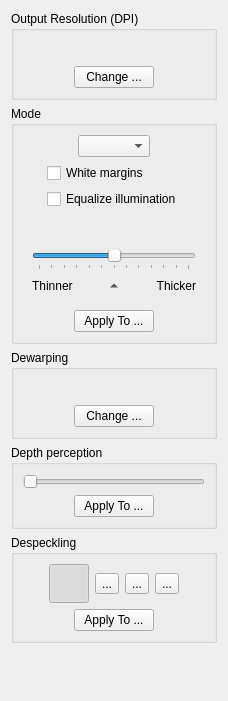
<?xml version="1.0" encoding="UTF-8"?>
<ui version="4.0">
 <class>OutputOptionsWidget</class>
 <widget class="QWidget" name="OutputOptionsWidget">
  <property name="geometry">
   <rect>
    <x>0</x>
    <y>0</y>
    <width>228</width>
    <height>701</height>
   </rect>
  </property>
  <property name="windowTitle">
   <string>Form</string>
  </property>
  <layout class="QVBoxLayout" name="verticalLayout_6">
   <item>
    <widget class="QGroupBox" name="dpiPanel">
     <property name="title">
      <string>Output Resolution (DPI)</string>
     </property>
     <layout class="QVBoxLayout" name="verticalLayout_2">
      <item>
       <layout class="QHBoxLayout" name="horizontalLayout_3">
        <item>
         <spacer name="horizontalSpacer_5">
          <property name="orientation">
           <enum>Qt::Horizontal</enum>
          </property>
          <property name="sizeHint" stdset="0">
           <size>
            <width>0</width>
            <height>20</height>
           </size>
          </property>
         </spacer>
        </item>
        <item>
         <widget class="QLabel" name="dpiLabel">
          <property name="text">
           <string/>
          </property>
         </widget>
        </item>
        <item>
         <spacer name="horizontalSpacer_6">
          <property name="orientation">
           <enum>Qt::Horizontal</enum>
          </property>
          <property name="sizeHint" stdset="0">
           <size>
            <width>0</width>
            <height>20</height>
           </size>
          </property>
         </spacer>
        </item>
       </layout>
      </item>
      <item>
       <layout class="QHBoxLayout" name="horizontalLayout_4">
        <item>
         <spacer name="horizontalSpacer_7">
          <property name="orientation">
           <enum>Qt::Horizontal</enum>
          </property>
          <property name="sizeHint" stdset="0">
           <size>
            <width>0</width>
            <height>20</height>
           </size>
          </property>
         </spacer>
        </item>
        <item>
         <widget class="QPushButton" name="changeDpiButton">
          <property name="text">
           <string>Change ...</string>
          </property>
         </widget>
        </item>
        <item>
         <spacer name="horizontalSpacer_8">
          <property name="orientation">
           <enum>Qt::Horizontal</enum>
          </property>
          <property name="sizeHint" stdset="0">
           <size>
            <width>0</width>
            <height>20</height>
           </size>
          </property>
         </spacer>
        </item>
       </layout>
      </item>
     </layout>
    </widget>
   </item>
   <item>
    <widget class="QGroupBox" name="modePanel">
     <property name="title">
      <string>Mode</string>
     </property>
     <property name="flat">
      <bool>false</bool>
     </property>
     <property name="checkable">
      <bool>false</bool>
     </property>
     <layout class="QVBoxLayout" name="verticalLayout_4">
      <item>
       <layout class="QHBoxLayout" name="horizontalLayout_2">
        <item>
         <spacer name="horizontalSpacer">
          <property name="orientation">
           <enum>Qt::Horizontal</enum>
          </property>
          <property name="sizeHint" stdset="0">
           <size>
            <width>0</width>
            <height>20</height>
           </size>
          </property>
         </spacer>
        </item>
        <item>
         <widget class="QComboBox" name="colorModeSelector"/>
        </item>
        <item>
         <spacer name="horizontalSpacer_2">
          <property name="orientation">
           <enum>Qt::Horizontal</enum>
          </property>
          <property name="sizeHint" stdset="0">
           <size>
            <width>0</width>
            <height>20</height>
           </size>
          </property>
         </spacer>
        </item>
       </layout>
      </item>
      <item>
       <widget class="QWidget" name="colorGrayscaleOptions" native="true">
        <layout class="QHBoxLayout" name="horizontalLayout_6">
         <property name="margin">
          <number>0</number>
         </property>
         <item>
          <spacer name="horizontalSpacer_13">
           <property name="orientation">
            <enum>Qt::Horizontal</enum>
           </property>
           <property name="sizeHint" stdset="0">
            <size>
             <width>13</width>
             <height>17</height>
            </size>
           </property>
          </spacer>
         </item>
         <item>
          <layout class="QVBoxLayout" name="verticalLayout_3">
           <item>
            <widget class="QCheckBox" name="whiteMarginsCB">
             <property name="text">
              <string>White margins</string>
             </property>
            </widget>
           </item>
           <item>
            <widget class="QCheckBox" name="equalizeIlluminationCB">
             <property name="text">
              <string>Equalize illumination</string>
             </property>
            </widget>
           </item>
          </layout>
         </item>
         <item>
          <spacer name="horizontalSpacer_14">
           <property name="orientation">
            <enum>Qt::Horizontal</enum>
           </property>
           <property name="sizeHint" stdset="0">
            <size>
             <width>13</width>
             <height>17</height>
            </size>
           </property>
          </spacer>
         </item>
        </layout>
       </widget>
      </item>
      <item>
       <widget class="QWidget" name="bwOptions" native="true">
        <layout class="QVBoxLayout" name="verticalLayout">
         <item>
          <layout class="QHBoxLayout" name="horizontalLayout_12">
           <item>
            <spacer name="horizontalSpacer_21">
             <property name="orientation">
              <enum>Qt::Horizontal</enum>
             </property>
             <property name="sizeHint" stdset="0">
              <size>
               <width>0</width>
               <height>20</height>
              </size>
             </property>
            </spacer>
           </item>
           <item>
            <widget class="QLabel" name="thresholLabel">
             <property name="text">
              <string/>
             </property>
            </widget>
           </item>
           <item>
            <spacer name="horizontalSpacer_22">
             <property name="orientation">
              <enum>Qt::Horizontal</enum>
             </property>
             <property name="sizeHint" stdset="0">
              <size>
               <width>0</width>
               <height>20</height>
              </size>
             </property>
            </spacer>
           </item>
          </layout>
         </item>
         <item>
          <widget class="QSlider" name="thresholdSlider">
           <property name="minimum">
            <number>-30</number>
           </property>
           <property name="maximum">
            <number>30</number>
           </property>
           <property name="pageStep">
            <number>5</number>
           </property>
           <property name="tracking">
            <bool>true</bool>
           </property>
           <property name="orientation">
            <enum>Qt::Horizontal</enum>
           </property>
           <property name="invertedAppearance">
            <bool>false</bool>
           </property>
           <property name="invertedControls">
            <bool>false</bool>
           </property>
           <property name="tickPosition">
            <enum>QSlider::TicksBelow</enum>
           </property>
          </widget>
         </item>
         <item>
          <layout class="QHBoxLayout" name="horizontalLayout_7">
           <property name="spacing">
            <number>0</number>
           </property>
           <item>
            <widget class="QLabel" name="lighterThresholdLink">
             <property name="text">
              <string>Thinner</string>
             </property>
            </widget>
           </item>
           <item>
            <widget class="QToolButton" name="neutralThresholdBtn">
             <property name="cursor">
              <cursorShape>PointingHandCursor</cursorShape>
             </property>
             <property name="text">
              <string/>
             </property>
             <property name="iconSize">
              <size>
               <width>12</width>
               <height>12</height>
              </size>
             </property>
             <property name="toolButtonStyle">
              <enum>Qt::ToolButtonIconOnly</enum>
             </property>
             <property name="autoRaise">
              <bool>true</bool>
             </property>
             <property name="arrowType">
              <enum>Qt::UpArrow</enum>
             </property>
            </widget>
           </item>
           <item>
            <widget class="QLabel" name="darkerThresholdLink">
             <property name="text">
              <string>Thicker</string>
             </property>
             <property name="alignment">
              <set>Qt::AlignRight|Qt::AlignTrailing|Qt::AlignVCenter</set>
             </property>
            </widget>
           </item>
          </layout>
         </item>
        </layout>
       </widget>
      </item>
      <item>
       <layout class="QHBoxLayout" name="horizontalLayout_5">
        <item>
         <spacer name="horizontalSpacer_9">
          <property name="orientation">
           <enum>Qt::Horizontal</enum>
          </property>
          <property name="sizeHint" stdset="0">
           <size>
            <width>0</width>
            <height>20</height>
           </size>
          </property>
         </spacer>
        </item>
        <item>
         <widget class="QPushButton" name="applyColorsButton">
          <property name="text">
           <string>Apply To ...</string>
          </property>
         </widget>
        </item>
        <item>
         <spacer name="horizontalSpacer_10">
          <property name="orientation">
           <enum>Qt::Horizontal</enum>
          </property>
          <property name="sizeHint" stdset="0">
           <size>
            <width>0</width>
            <height>20</height>
           </size>
          </property>
         </spacer>
        </item>
       </layout>
      </item>
     </layout>
    </widget>
   </item>
   <item>
    <widget class="QGroupBox" name="dewarpingPanel">
     <property name="title">
      <string>Dewarping</string>
     </property>
     <layout class="QVBoxLayout" name="verticalLayout_7">
      <item>
       <layout class="QHBoxLayout" name="horizontalLayout_11">
        <item>
         <spacer name="horizontalSpacer_19">
          <property name="orientation">
           <enum>Qt::Horizontal</enum>
          </property>
          <property name="sizeHint" stdset="0">
           <size>
            <width>0</width>
            <height>20</height>
           </size>
          </property>
         </spacer>
        </item>
        <item>
         <widget class="QLabel" name="dewarpingStatusLabel">
          <property name="text">
           <string/>
          </property>
         </widget>
        </item>
        <item>
         <spacer name="horizontalSpacer_20">
          <property name="orientation">
           <enum>Qt::Horizontal</enum>
          </property>
          <property name="sizeHint" stdset="0">
           <size>
            <width>0</width>
            <height>20</height>
           </size>
          </property>
         </spacer>
        </item>
       </layout>
      </item>
      <item>
       <layout class="QHBoxLayout" name="horizontalLayout_8">
        <item>
         <spacer name="horizontalSpacer_17">
          <property name="orientation">
           <enum>Qt::Horizontal</enum>
          </property>
          <property name="sizeHint" stdset="0">
           <size>
            <width>40</width>
            <height>20</height>
           </size>
          </property>
         </spacer>
        </item>
        <item>
         <widget class="QPushButton" name="changeDewarpingButton">
          <property name="text">
           <string>Change ...</string>
          </property>
         </widget>
        </item>
        <item>
         <spacer name="horizontalSpacer_18">
          <property name="orientation">
           <enum>Qt::Horizontal</enum>
          </property>
          <property name="sizeHint" stdset="0">
           <size>
            <width>40</width>
            <height>20</height>
           </size>
          </property>
         </spacer>
        </item>
       </layout>
      </item>
     </layout>
    </widget>
   </item>
   <item>
    <widget class="QGroupBox" name="depthPerceptionPanel">
     <property name="title">
      <string>Depth perception</string>
     </property>
     <layout class="QVBoxLayout" name="verticalLayout_8">
      <item>
       <widget class="QSlider" name="depthPerceptionSlider">
        <property name="minimum">
         <number>10</number>
        </property>
        <property name="maximum">
         <number>30</number>
        </property>
        <property name="pageStep">
         <number>5</number>
        </property>
        <property name="value">
         <number>10</number>
        </property>
        <property name="orientation">
         <enum>Qt::Horizontal</enum>
        </property>
       </widget>
      </item>
      <item>
       <layout class="QHBoxLayout" name="horizontalLayout_10">
        <item>
         <spacer name="horizontalSpacer_3">
          <property name="orientation">
           <enum>Qt::Horizontal</enum>
          </property>
          <property name="sizeHint" stdset="0">
           <size>
            <width>40</width>
            <height>20</height>
           </size>
          </property>
         </spacer>
        </item>
        <item>
         <widget class="QPushButton" name="applyDepthPerceptionButton">
          <property name="text">
           <string>Apply To ...</string>
          </property>
         </widget>
        </item>
        <item>
         <spacer name="horizontalSpacer_4">
          <property name="orientation">
           <enum>Qt::Horizontal</enum>
          </property>
          <property name="sizeHint" stdset="0">
           <size>
            <width>40</width>
            <height>20</height>
           </size>
          </property>
         </spacer>
        </item>
       </layout>
      </item>
     </layout>
    </widget>
   </item>
   <item>
    <widget class="QGroupBox" name="despecklePanel">
     <property name="title">
      <string>Despeckling</string>
     </property>
     <layout class="QVBoxLayout" name="verticalLayout_5">
      <item>
       <layout class="QHBoxLayout" name="horizontalLayout">
        <property name="spacing">
         <number>6</number>
        </property>
        <item>
         <spacer name="horizontalSpacer_11">
          <property name="orientation">
           <enum>Qt::Horizontal</enum>
          </property>
          <property name="sizeHint" stdset="0">
           <size>
            <width>40</width>
            <height>20</height>
           </size>
          </property>
         </spacer>
        </item>
        <item>
         <widget class="QToolButton" name="despeckleOffBtn">
          <property name="statusTip">
           <string>No despeckling</string>
          </property>
          <property name="text">
           <string/>
          </property>
          <property name="iconSize">
           <size>
            <width>32</width>
            <height>32</height>
           </size>
          </property>
          <property name="checkable">
           <bool>true</bool>
          </property>
          <property name="checked">
           <bool>true</bool>
          </property>
          <property name="autoExclusive">
           <bool>true</bool>
          </property>
         </widget>
        </item>
        <item>
         <widget class="QToolButton" name="despeckleCautiousBtn">
          <property name="statusTip">
           <string>Cautious despeckling</string>
          </property>
          <property name="text">
           <string>...</string>
          </property>
          <property name="icon">
           <iconset resource="../../../resources/resources.qrc">
            <normaloff>:/icons/despeckle-cautious.png.png</normaloff>:/icons/despeckle-cautious.png.png</iconset>
          </property>
          <property name="iconSize">
           <size>
            <width>32</width>
            <height>32</height>
           </size>
          </property>
          <property name="checkable">
           <bool>true</bool>
          </property>
          <property name="autoExclusive">
           <bool>true</bool>
          </property>
         </widget>
        </item>
        <item>
         <widget class="QToolButton" name="despeckleNormalBtn">
          <property name="statusTip">
           <string>Normal despeckling</string>
          </property>
          <property name="text">
           <string>...</string>
          </property>
          <property name="icon">
           <iconset resource="../../../resources/resources.qrc">
            <normaloff>:/icons/despeckle-normal.png.png</normaloff>:/icons/despeckle-normal.png.png</iconset>
          </property>
          <property name="iconSize">
           <size>
            <width>32</width>
            <height>32</height>
           </size>
          </property>
          <property name="checkable">
           <bool>true</bool>
          </property>
          <property name="autoExclusive">
           <bool>true</bool>
          </property>
         </widget>
        </item>
        <item>
         <widget class="QToolButton" name="despeckleAggressiveBtn">
          <property name="statusTip">
           <string>Aggressive despeckling</string>
          </property>
          <property name="text">
           <string>...</string>
          </property>
          <property name="icon">
           <iconset resource="../../../resources/resources.qrc">
            <normaloff>:/icons/despeckle-aggressive.png.png</normaloff>:/icons/despeckle-aggressive.png.png</iconset>
          </property>
          <property name="iconSize">
           <size>
            <width>32</width>
            <height>32</height>
           </size>
          </property>
          <property name="checkable">
           <bool>true</bool>
          </property>
          <property name="autoExclusive">
           <bool>true</bool>
          </property>
         </widget>
        </item>
        <item>
         <spacer name="horizontalSpacer_12">
          <property name="orientation">
           <enum>Qt::Horizontal</enum>
          </property>
          <property name="sizeHint" stdset="0">
           <size>
            <width>40</width>
            <height>20</height>
           </size>
          </property>
         </spacer>
        </item>
       </layout>
      </item>
      <item>
       <layout class="QHBoxLayout" name="horizontalLayout_9">
        <item>
         <spacer name="horizontalSpacer_15">
          <property name="orientation">
           <enum>Qt::Horizontal</enum>
          </property>
          <property name="sizeHint" stdset="0">
           <size>
            <width>0</width>
            <height>20</height>
           </size>
          </property>
         </spacer>
        </item>
        <item>
         <widget class="QPushButton" name="applyDespeckleButton">
          <property name="text">
           <string>Apply To ...</string>
          </property>
         </widget>
        </item>
        <item>
         <spacer name="horizontalSpacer_16">
          <property name="orientation">
           <enum>Qt::Horizontal</enum>
          </property>
          <property name="sizeHint" stdset="0">
           <size>
            <width>0</width>
            <height>20</height>
           </size>
          </property>
         </spacer>
        </item>
       </layout>
      </item>
     </layout>
    </widget>
   </item>
   <item>
    <spacer name="verticalSpacer_2">
     <property name="orientation">
      <enum>Qt::Vertical</enum>
     </property>
     <property name="sizeHint" stdset="0">
      <size>
       <width>20</width>
       <height>40</height>
      </size>
     </property>
    </spacer>
   </item>
  </layout>
 </widget>
 <resources>
  <include location="../../../resources/resources.qrc"/>
 </resources>
 <connections/>
</ui>
